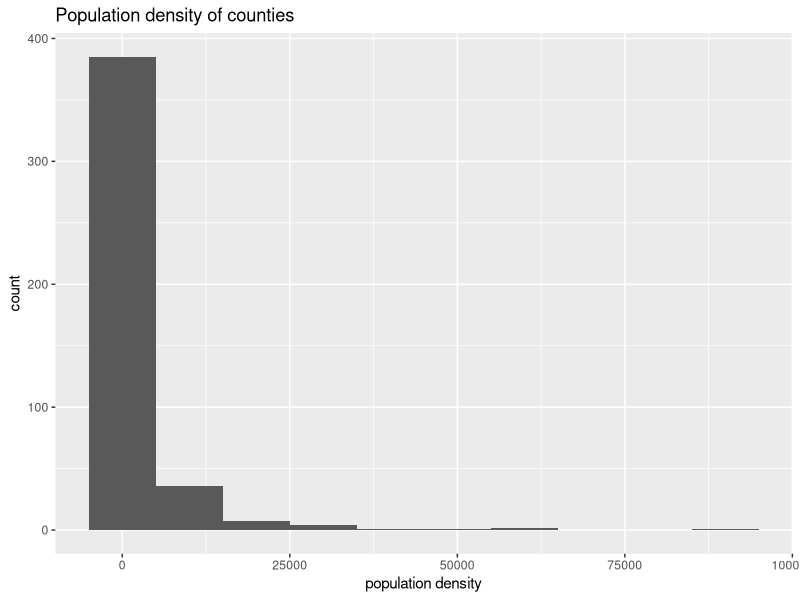
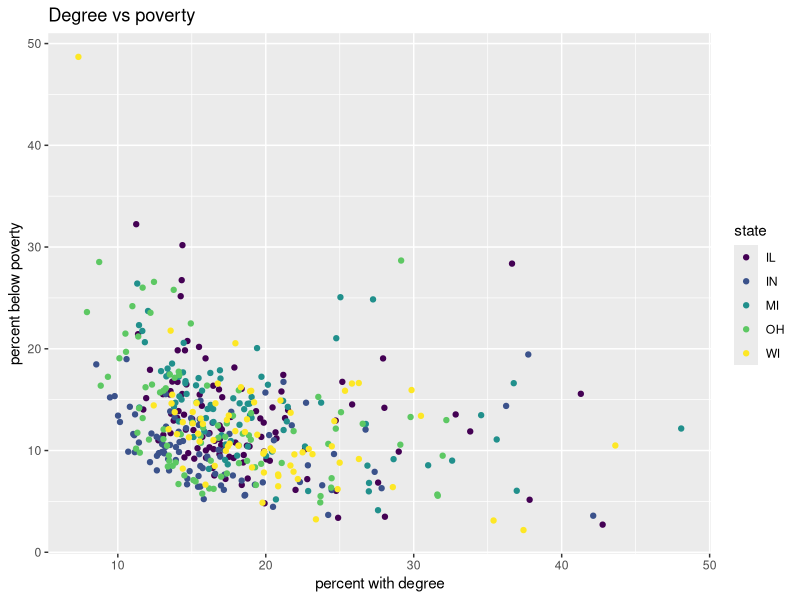
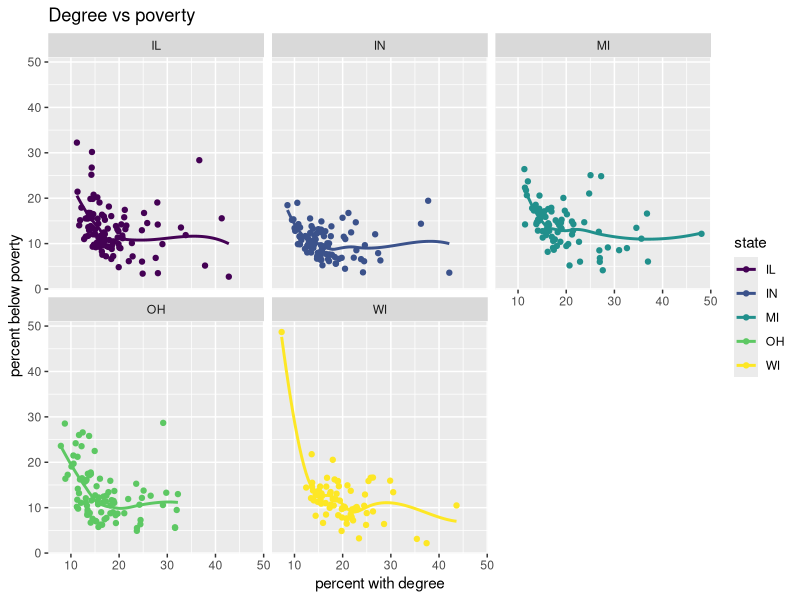
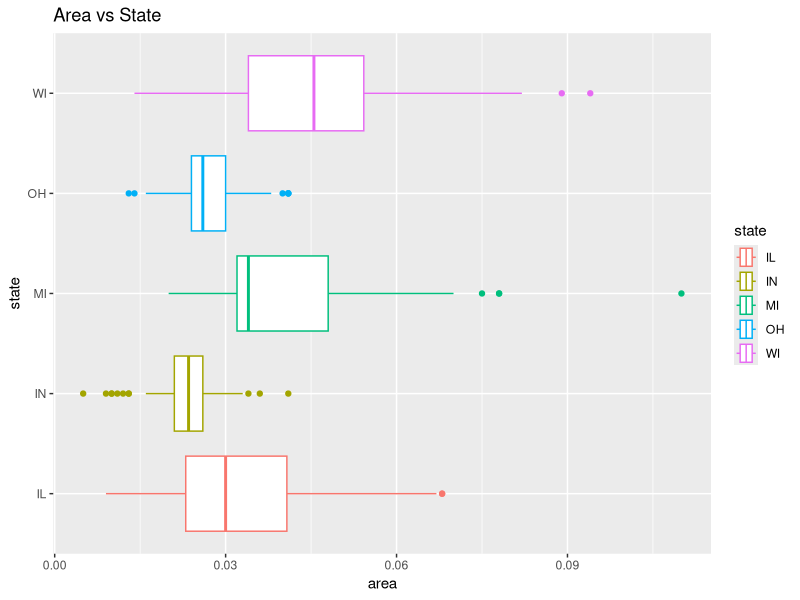
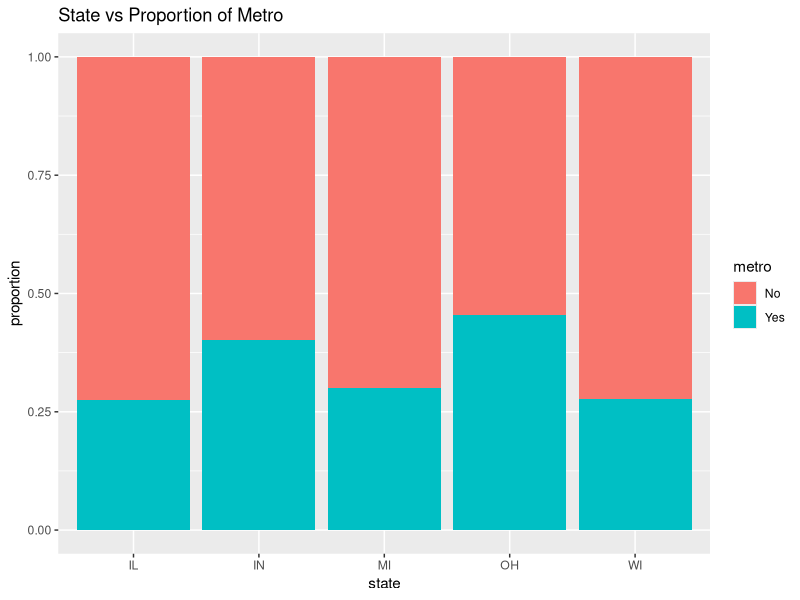
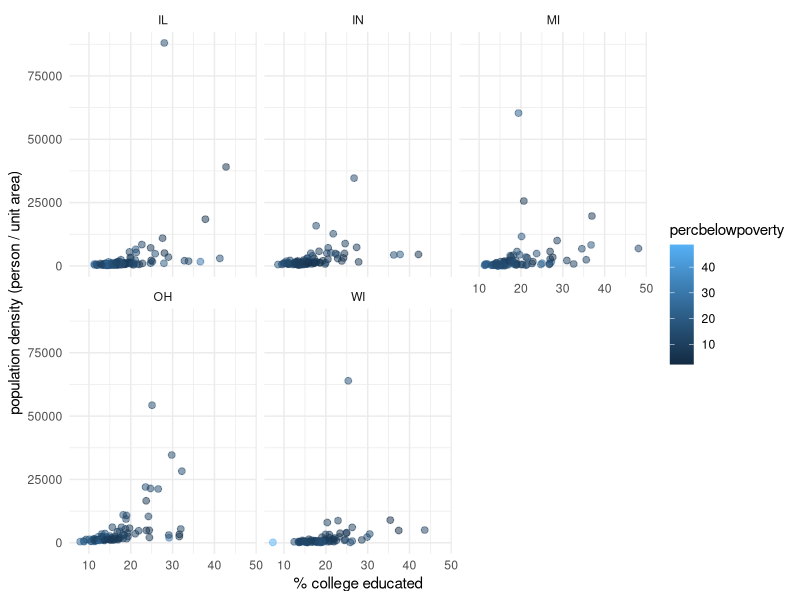

Generate these figures, in order, with R:
## ---- chunk 1
#| label: load-packages
#| message: false

library(tidyverse)
library(viridis)
## ---- chunk 2
# label:population-density-of-counties
ggplot(data = midwest,
       aes(x = popdensity)) +
  geom_histogram(binwidth = 10000) +
  labs(x = "population density",
       y ="count",
       title = "Population density of counties")
## ---- chunk 3
# label:percollege-vs-percentbelowpoverty
ggplot(data = midwest,
       aes(x=percollege, y =percbelowpoverty, color = state)) +
  geom_point() +
  labs(x = "percent with degree",
       y ="percent below poverty",
       title = "Degree vs poverty") +
  scale_color_viridis_d()
## ---- chunk 4
# label:Same-as-#3-with-geom-smooth
ggplot(data = midwest,
       aes(x=percollege, y =percbelowpoverty, color = state))+
  geom_point() +
  labs(x = "percent with degree",
       y ="percent below poverty",
       title = "Degree vs poverty")+
  scale_color_viridis_d()+
  facet_wrap("state")+
  geom_smooth(se=FALSE)
## ---- chunk 5
# label:Area-of-county-based-on-state
ggplot(data = midwest,
       aes(x=area, y =state, color = state))+
  geom_boxplot() +
  labs(x = "area",
       y ="state",
       title = "Area vs State")
## ---- chunk 6
# label:proportion-of-metro-to-state
midwest <- midwest |>
  mutate(metro = if_else(inmetro == 1, "Yes", "No"))

ggplot(data = midwest, 
       aes(x = state, fill = metro)) + geom_bar(position = "fill") +
  labs(x = "state",
       y ="proportion",
       title = "State vs Proportion of Metro")

## ---- chunk 7
# label:percent-college-educated-vs-population-density-per-state
ggplot(data = midwest,
       aes(x=percollege, y = popdensity, color = percbelowpoverty))+ 
  geom_point(alpha = 0.5, size = 2) + theme_minimal() +
  labs(x = "% college educated", y ="population density (person / unit area)") + 
  facet_wrap("state")
